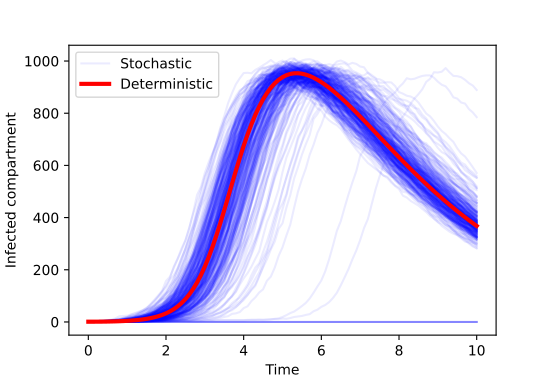

This figure's Python source:
#
# This file is part of seirmo (https://github.com/SABS-R3-Epidemiology/seirmo/)
# which is released under the BSD 3-clause license. See accompanying LICENSE.md
# for copyright notice and full license details.
#

import seirmo as se
import numpy as np
import pints as p
import matplotlib.pyplot as plt

model_stoch = se.StochasticSEIRModel(['S0', 'E0', 'I0', 'R0', 'beta', 'kappa',
                                      'gamma'])
model_determ = se.DeterministicSEIRModel()
seir = ['S', 'E', 'I', 'R']
iteration_number = 301
iterations = np.linspace(0, 100, iteration_number)
parameter_values = np.array([2000, 0, 1, 0, .005, 0.66, 0.33])
infected_stoch_mean = np.zeros((iteration_number, 1))
infected_stoch_2_5th_quartile = np.zeros((iteration_number, 1))
infected_stoch_97_5th_quartile = np.zeros((iteration_number, 1))
timeEnd = 10
n_times = 10 * timeEnd + 1
times = np.linspace(0, timeEnd, num=n_times)

stoch_infections = np.zeros((n_times, iteration_number))
infection = np.ndarray((n_times,1))


i =0
for iter in iterations:
    
    model_stoch._parameters.configure_parameters(parameter_values)
    model_stoch.set_outputs(seir)
    
    output = model_stoch.simulate(np.array(parameter_values), times)
    stoch_infections[:, i] = np.nan_to_num(output[:, 2])
    i+=1

 # set up the deterministic model

infected_stoch_mean = np.nanmean(stoch_infections, axis=1)
infected_stoch_2_5th_quartile = np.nanpercentile(stoch_infections, 2.5, axis=1)
infected_stoch_97_5th_quartile = np.nanpercentile(stoch_infections, 97.5, axis=1)
model_determ._parameters.configure_parameters(parameter_values)
model_determ.set_outputs(seir)
output = model_determ.simulate(np.array(parameter_values), times)
infection[:,0] = output[:, 2]


fig = plt.figure()
ax = fig.add_subplot(111)
ax.plot(times, stoch_infections[:,0], color='blue', alpha=0.08, label='Stochastic')
ax.plot(times, stoch_infections[:,1:], color='blue', alpha=0.08)
ax.plot(times, infection, color='red', label='Deterministic', lw=3)
ax.legend()
ax.set_xlabel('Time')
ax.set_ylabel('Infected compartment')
plt.show()
exit()


figure = se.plots.ConfigurablePlotter()
figure.begin()
figure.add_data_to_plot(times, infection, xlabel='time', ylabels=['deterministic'], colours=['r'])
print(infected_stoch_mean.shape)
figure.add_data_to_plot(times, infected_stoch_mean, xlabel='time', ylabels=['stochastic'], colours=['b'])
figure.add_data_to_plot(times, infected_stoch_2_5th_quartile, xlabel='time', ylabels=['2.5th percentile'], colours=['b'])
figure.add_data_to_plot(times, infected_stoch_97_5th_quartile, xlabel='time', ylabels=['97.5th percentile'], colours=['b'])
figure.add_fill(times, infected_stoch_2_5th_quartile, infected_stoch_97_5th_quartile,
                xlabel='times', ylabel='stochastic interval')

figure.show()
